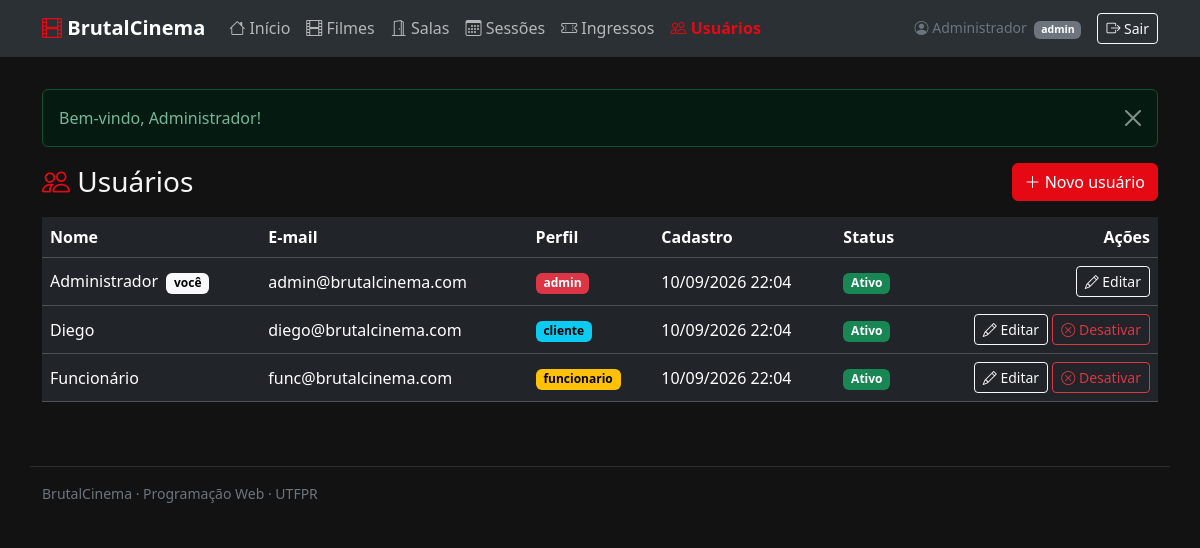
Page /index.php?page=usuarios (signed in) on the committed database.
### tables this page shows
CREATE TABLE usuarios (
    id            INT UNSIGNED AUTO_INCREMENT PRIMARY KEY,
    nome          VARCHAR(100)  NOT NULL,
    email         VARCHAR(150)  NOT NULL,
    senha_hash    VARCHAR(255)  NOT NULL,
    perfil        ENUM('admin', 'funcionario','cliente') NOT NULL DEFAULT 'cliente',
    ativo         TINYINT(1)    NOT NULL DEFAULT 1,
    criado_em     DATETIME      NOT NULL DEFAULT CURRENT_TIMESTAMP,
    atualizado_em DATETIME      NOT NULL DEFAULT CURRENT_TIMESTAMP ON UPDATE CURRENT_TIMESTAMP,
    UNIQUE KEY uk_usuarios_email (email)
);

### app/Core/Controller.php (called while the page is built, shortened)
<?php
abstract class Controller
{
    protected function renderizar(string $view, array $dados = []): void
    {
        $arquivo = __DIR__ . '/../Views/' . $view . '.php';
        extract($dados);
        require __DIR__ . '/../Views/layout/header.php';
        require $arquivo;
        require __DIR__ . '/../Views/layout/footer.php';
    }
}

### app/Controllers/UsuarioController.php (called while the page is built, shortened)
<?php
class UsuarioController extends Controller
{
    private Usuario $usuarios;
    public function __construct()
    {
        $this->usuarios = new Usuario();
    }
    public function index(): void
    {
        $this->renderizar('usuarios/lista', [
            'titulo'   => 'Usuários',
            'usuarios' => $this->usuarios->todos(),
        ]);
    }
}

### public/index.php (called while the page is built, shortened)
<?php
$app = require __DIR__ . '/../config/app.php';
require __DIR__ . '/../app/Core/helpers.php';
require __DIR__ . '/../app/Core/Database.php';
require __DIR__ . '/../app/Core/Session.php';
require __DIR__ . '/../app/Core/Controller.php';
require __DIR__ . '/../app/Core/Model.php';
require __DIR__ . '/../app/Core/Auth.php';
require __DIR__ . '/../app/Controllers/AuthController.php';
require __DIR__ . '/../app/Controllers/UsuarioController.php';
$acao = $_GET['acao'] ?? 'index';
try {
    $controller = new $rotas[$page]();
    $controller->$acao();
} catch (Throwable $e) {
    error_log($e);
    $detalhe = $app['debug'] ? $e->getMessage() : '';
    (new ErroController())->interno($detalhe);
}

### app/Core/helpers.php (called while the page is built, shortened)
<?php
function e(mixed $valor): string
{
    return htmlspecialchars((string) $valor, ENT_QUOTES, 'UTF-8');
}
function url(string $page, string $acao = '', array $params = []): string
{
    $query = ['page' => $page];
    if ($acao !== '') {
        $query['acao'] = $acao;
    }
    return 'index.php?' . http_build_query($query + $params);
}
function config(string $chave, mixed $padrao = null): mixed
{
    static $app = null;
    if ($app === null) {
        $app = require __DIR__ . '/../../config/app.php';
    }
    return $app[$chave] ?? $padrao;
}
function dataHoraBr(string $dataHora): string
{
    return date('d/m/Y H:i', strtotime($dataHora));
}

### config/app.php (called while the page is built)
<?php
return [
    'nome'     => 'BrutalCinema',
    'timezone' => 'America/Sao_Paulo',
    'debug'    => true,
    'intervalo_limpeza_min' => 15,
];

### app/Core/Session.php (called while the page is built, shortened)
<?php
class Session
{
    public static function get(string $chave, mixed $padrao = null): mixed
    {
        return $_SESSION[$chave] ?? $padrao;
    }
}

### app/Core/Auth.php (called while the page is built, shortened)
<?php
class Auth
{
    public static function usuario(): ?array
    {
        return Session::get(self::CHAVE);
    }
    public static function id(): ?int
    {
        return self::usuario()['id'] ?? null;
    }
}

### app/Core/Model.php (called while the page is built, shortened)
<?php
abstract class Model
{
    protected string $tabela;
    protected mysqli $db;
    public function __construct()
    {
        $this->db = Database::conectar();
    }
    public function todos(string $ordem = 'id'): array
    {
        return $this->consultar("SELECT * FROM {$this->tabela} ORDER BY {$ordem}");
    }
    protected function consultar(string $sql, array $params = []): array
    {
        $stmt = $this->executar($sql, $params);
        return $stmt->get_result()->fetch_all(MYSQLI_ASSOC);
    }
    protected function executar(string $sql, array $params = []): mysqli_stmt
    {
        $stmt = $this->db->prepare($sql);
        $stmt->execute();
        return $stmt;
    }
}

### config/database.php (called while the page is built)
<?php
return [
    'host'    => 'localhost',
    'port'    => 3306,
    'dbname'  => 'brutalcinema',
    'user'    => 'brutal',
    'pass'    => 'brutal123',
    'charset' => 'utf8mb4',
];

### app/Core/Database.php (called while the page is built, shortened)
<?php
class Database
{
    private static ?mysqli $conexao = null;
    public static function conectar(): mysqli
    {
        if (self::$conexao === null) {
            $config = require __DIR__ . '/../../config/database.php';
            self::$conexao = new mysqli(
                $config['host'],
                $config['user'],
                $config['pass'],
                $config['dbname'],
                $config['port']
            );
            self::$conexao->set_charset($config['charset']);
        }
        return self::$conexao;
    }
}

### app/Models/Usuario.php (called while the page is built, shortened)
<?php
class Usuario extends Model
{
    public function todos(string $ordem = 'nome'): array
    {
        return parent::todos($ordem);
    }
}

### app/Views/usuarios/lista.php (the view, shortened to what this page needs)
<?php
$cores = ['admin' => 'text-bg-danger', 'funcionario' => 'text-bg-warning', 'cliente' => 'text-bg-info'];
$meuId = Auth::id();
?>
<div class="d-flex justify-content-between align-items-center mb-3">
    <h1 class="h3 mb-0"><i class="bi bi-people text-brutal"></i> Usuários</h1>
    <a href="<?= url('usuarios', 'novo') ?>" class="btn btn-primary">
        <i class="bi bi-plus-lg"></i> Novo usuário
    </a>
</div>
<div class="table-responsive">
    <table class="table table-dark table-hover align-middle">
        <thead>
            <tr>
                <th>Nome</th>
                <th>E-mail</th>
                <th>Perfil</th>
                <th>Cadastro</th>
                <th>Status</th>
                <th class="text-end">Ações</th>
            </tr>
        </thead>
        <tbody>
        <?php foreach ($usuarios as $u): ?>
            <?php $souEu = (int) $u['id'] === $meuId; ?>
            <tr class="<?= $u['ativo'] ? '' : 'text-secondary' ?>">
                <td>
                    <?= e($u['nome']) ?>
                    <?php if ($souEu): ?><span class="badge text-bg-light ms-1">você</span><?php endif; ?>
                </td>
                <td><?= e($u['email']) ?></td>
                <td><span class="badge <?= $cores[$u['perfil']] ?? 'text-bg-secondary' ?>"><?= e($u['perfil']) ?></span></td>
                <td><?= dataHoraBr($u['criado_em']) ?></td>
                <td>
                    <?php if ($u['ativo']): ?>
                        <span class="badge text-bg-success">Ativo</span>
                    <?php else: ?>
                        <span class="badge text-bg-secondary">Inativo</span>
                    <?php endif; ?>
                </td>
                <td class="text-end text-nowrap">
                    <a href="<?= url('usuarios', 'editar', ['id' => $u['id']]) ?>" class="btn btn-sm btn-outline-light">
                        <i class="bi bi-pencil"></i> Editar
                    </a>
                    <?php if ($souEu): ?>
                    <?php elseif ($u['ativo']): ?>
                        <form method="post" action="<?= url('usuarios', 'desativar') ?>" class="d-inline"
                              onsubmit="return confirm('Desativar este usuário? Ele não conseguirá mais fazer login.');">
                            <button type="submit" class="btn btn-sm btn-outline-danger">
                                <i class="bi bi-x-circle"></i> Desativar
                            </button>
                        </form>
                    <?php endif; ?>
                </td>
            </tr>
        <?php endforeach; ?>
        </tbody>
    </table>
</div>

### app/Views/layout/nav.php (shortened to what this page needs)
<?php
$usuarioLogado = Auth::usuario();
$paginaAtual   = $_GET['page'] ?? 'inicio';
$itens = [
    ['Início',         'inicio',    'bi-house',        []],
    ['Filmes',         'filmes',    'bi-film',         []],
    ['Salas',          'salas',     'bi-door-open',    []],
    ['Sessões',        'sessoes',   'bi-calendar3',    []],
    ['Ingressos',      'ingressos', 'bi-ticket-perforated', ['admin', 'funcionario']],
    ['Meus ingressos', 'ingressos', 'bi-ticket-perforated', ['cliente']],
    ['Usuários',       'usuarios',  'bi-people',       ['admin']],
];
?>
<nav class="navbar navbar-expand-lg bg-body-tertiary border-bottom mb-2">
    <div class="container">
        <a class="navbar-brand fw-bold" href="<?= url('inicio') ?>">
            <i class="bi bi-film text-brutal"></i> <?= e(config('nome')) ?>
        </a>
        <div class="collapse navbar-collapse" id="menu">
            <ul class="navbar-nav me-auto">
                <?php foreach ($itens as [$rotulo, $page, $icone, $perfis]): ?>
                    <?php if ($perfis !== [] && !Auth::temPerfil(...$perfis)) continue; ?>
                    <li class="nav-item">
                        <a class="nav-link <?= $paginaAtual === $page ? 'active' : '' ?>" href="<?= url($page) ?>">
                            <i class="bi <?= $icone ?>"></i> <?= $rotulo ?>
                        </a>
                    </li>
                <?php endforeach; ?>
            </ul>
            <div class="d-flex align-items-center gap-3">
                <span class="text-secondary small">
                    <i class="bi bi-person-circle"></i> <?= e($usuarioLogado['nome']) ?>
                    <span class="badge text-bg-secondary ms-1"><?= e($usuarioLogado['perfil']) ?></span>
                </span>
                <form method="post" action="<?= url('login', 'sair') ?>">
                    <button type="submit" class="btn btn-outline-light btn-sm">
                        <i class="bi bi-box-arrow-right"></i> Sair
                    </button>
                </form>
            </div>
        </div>
    </div>
</nav>

### public/css/estilo.css (style rules this page uses)
:root, [data-bs-theme="dark"] { --brutal-vermelho: #e50914; --brutal-vermelho-escuro: #b8070f; --bs-body-bg: #121212; --bs-body-color: #f5f5f5; --bs-secondary-color: #9e9e9e; --bs-tertiary-bg: #1e1e1e; --bs-border-color: #2c2c2c; }
.text-brutal { color: var(--brutal-vermelho); }
.btn-primary { --bs-btn-bg: var(--brutal-vermelho); --bs-btn-border-color: var(--brutal-vermelho); --bs-btn-hover-bg: var(--brutal-vermelho-escuro); --bs-btn-hover-border-color: var(--brutal-vermelho-escuro); --bs-btn-active-bg: var(--brutal-vermelho-escuro); --bs-btn-active-border-color: var(--brutal-vermelho-escuro); }
.navbar .nav-link.active { color: var(--brutal-vermelho); font-weight: 600; }

### rows in the picture
usuarios: nome "Administrador", perfil "admin", shows "você", email "admin@brutalcinema.com", criado_em "10/09/2026 22:04", ativo "Ativo"
usuarios: nome "Diego", email "diego@brutalcinema.com", perfil "cliente", criado_em "10/09/2026 22:04", ativo "Ativo"
usuarios: nome "Funcionário", email "func@brutalcinema.com", perfil "funcionario", criado_em "10/09/2026 22:04", ativo "Ativo"

### other values in the picture
config('nome') "BrutalCinema"
$rotulo "Início"
$rotulo "Filmes"
$rotulo "Salas"
$rotulo "Sessões"
$rotulo "Ingressos"
$rotulo "Usuários"
$mensagem "Bem-vindo, Administrador!"
